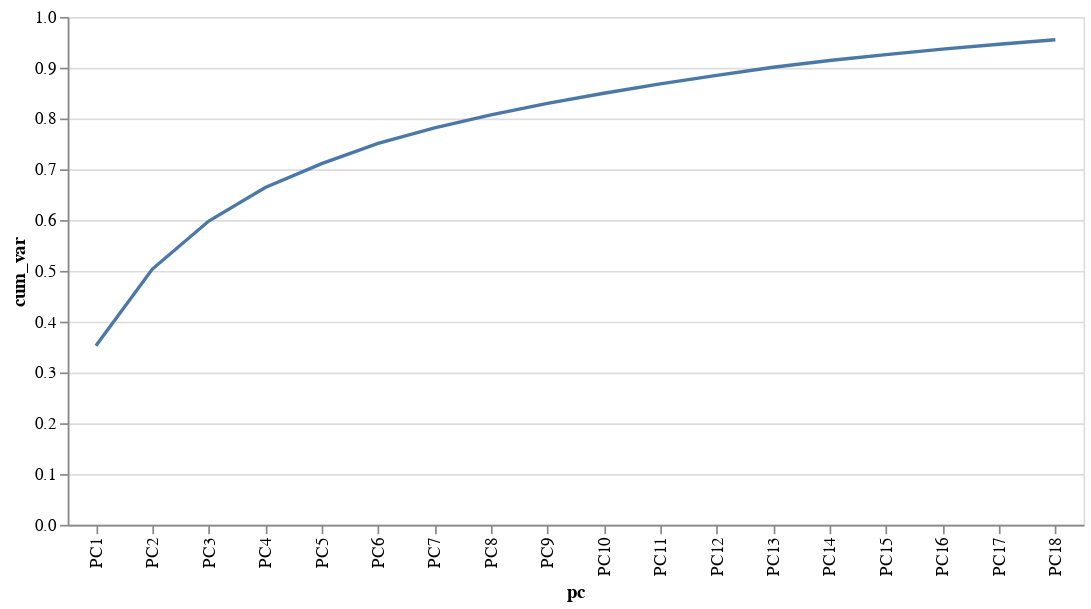

Source (notebook cell):
### Code cell
alt.Chart(pc_df).mark_line().transform_window(cum_var='sum(exp_variance)').encode(
    x=alt.X('pc:N', sort=list(x.columns)),
    y='cum_var:Q').properties(width=600)

### Figure 1 — Vega-Lite specification as saved in the notebook (floating-point values rounded to 4 significant figures)
{"config": {"view": {"continuousWidth": 400, "continuousHeight": 300}}, "data": {"name": "data-acab7f76dc79e04f2ad3ea5b6d5a40ef"}, "mark": "line", "encoding": {"x": {"field": "pc", "sort": ["gp", "min_per", "ortg", "usg", "efg", "ts_per", "orb_per", "drb_per", "ast_per", "to_per", "ft_per", "twop_per", "tp_per", "blk_per", "stl_per", "porpag", "adjoe", "pfr", "ast_tov", "rim_ratio", "mid_ratio", "dunksmiss_dunksmade", "drtg", "adrtg", "dporpag", "stops", "bpm", "obpm", "dbpm", "gbpm", "mp", "ogbpm", "dgbpm", "oreb", "dreb", "treb", "pts"], "type": "nominal"}, "y": {"field": "cum_var", "type": "quantitative"}}, "transform": [{"window": [{"op": "sum", "field": "exp_variance", "as": "cum_var"}]}], "width": 600, "$schema": "https://vega.github.io/schema/vega-lite/v4.17.0.json", "datasets": {"data-acab7f76dc79e04f2ad3ea5b6d5a40ef": [{"pc": "PC1", "exp_variance": 0.3526}, {"pc": "PC2", "exp_variance": 0.1509}, {"pc": "PC3", "exp_variance": 0.09459}, {"pc": "PC4", "exp_variance": 0.06614}, {"pc": "PC5", "exp_variance": 0.047}, {"pc": "PC6", "exp_variance": 0.03973}, {"pc": "PC7", "exp_variance": 0.03071}, {"pc": "PC8", "exp_variance": 0.02537}, {"pc": "PC9", "exp_variance": 0.02266}, {"pc": "PC10", "exp_variance": 0.02003}, {"pc": "PC11", "exp_variance": 0.01849}, {"pc": "PC12", "exp_variance": 0.0168}, {"pc": "PC13", "exp_variance": 0.0159}, {"pc": "PC14", "exp_variance": 0.01336}, {"pc": "PC15", "exp_variance": 0.01159}, {"pc": "PC16", "exp_variance": 0.01064}, {"pc": "PC17", "exp_variance": 0.009658}, {"pc": "PC18", "exp_variance": 0.008955}]}}
